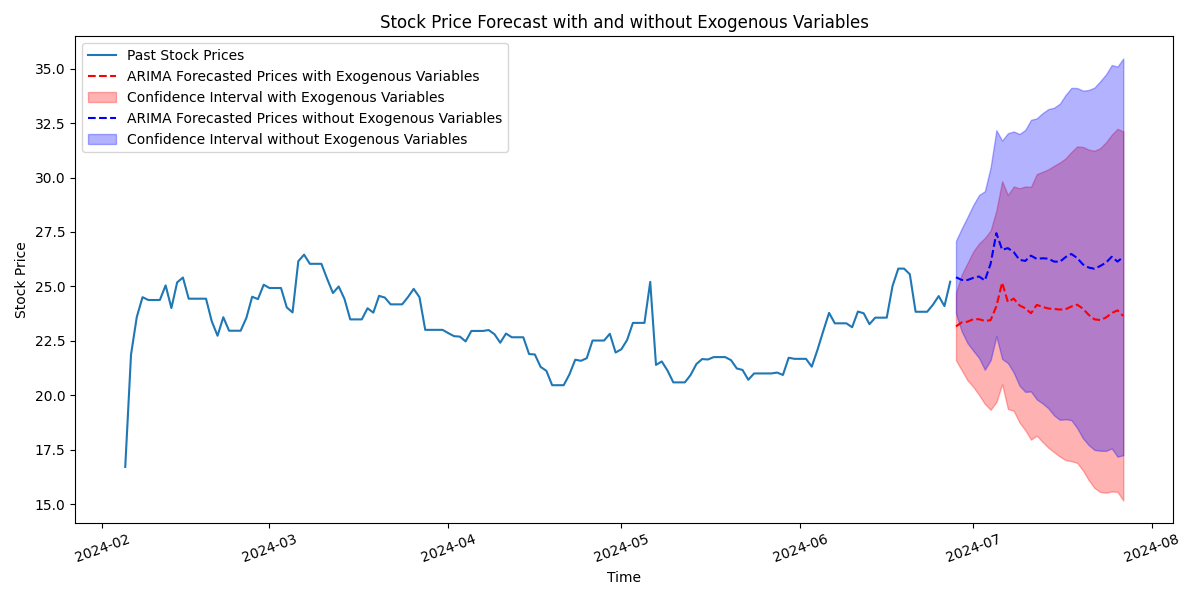

Source code (Python):
import json
import requests
import numpy as np
import pandas as pd
import pmdarima as pm
import yfinance as yf
from datetime import timedelta
import matplotlib.pyplot as plt
from langchain_openai import ChatOpenAI
from langchain_core.messages import HumanMessage
from sklearn.linear_model import LinearRegression

from func_options import *

"""Un-comment to run forecast.py by itself (serverless) to generate plot
    forecast_stock('<company name>')
    if calling using ticker, replace lines 191-200 with 'company_name = arguments'
"""

# Load configuration from config.json
with open('config.json') as config_file:
    config = json.load(config_file)

# Download existing stock data in CSV format
def load_stock_data(symbol_in):
    api_key = config["alpha_vantage_key"]
    symbol = symbol_in
    url = f'https://www.alphavantage.co/query?function=TIME_SERIES_DAILY&symbol={symbol}&apikey={api_key}&datatype=csv'

    response = requests.get(url)

    if response.status_code == 200:
        with open(f'{symbol}_stock_data.csv', 'wb') as file:
            file.write(response.content)
        print(f"CSV file has been downloaded and saved as '{symbol}_stock_data.csv'.")
    else:
        print("Failed to download the CSV file. Please check the URL and API key.")

    data = pd.read_csv(f'{symbol}_stock_data.csv', 
                       parse_dates=['timestamp'], 
                       dayfirst=False)
    data.sort_values('timestamp', inplace=True)
    data.set_index('timestamp', inplace=True)
    data = data.asfreq('D')
    data = data.ffill() # fill in missing values (weekends, holidays)
    return data['close']

# Load exogenous variables: 1) S&P 500 Index, 2) IRX
def exo_load(start_date, end_date):
    np.set_printoptions(precision=3, suppress=True)

    sp500 = yf.download(tickers="^GSPC", 
                        start=start_date, 
                        end=end_date,
                        interval="1d")
    sp500 = sp500['Close'].asfreq('D').ffill()

    irx = yf.download(tickers="^IRX",
                      start=start_date,
                      end=end_date,
                      interval="1d")
    irx = irx['Close'].asfreq('D').ffill()
    
    combined_exog = pd.DataFrame({'SP500': sp500, 'IRX': irx})
    combined_exog.ffill(inplace=True)
    
    exog_data = combined_exog.to_numpy()
    
    return exog_data

# Predict exogenous values for the next 30 days
def predict_exo(exog_data, start_date, forecast_periods=30):
    if not isinstance(exog_data, pd.DataFrame):
        exog_data = pd.DataFrame(exog_data, 
                                 columns=['SP500', 'IRX'], 
                                 index=pd.date_range(start=start_date, periods=len(exog_data), freq='D'))
    
    exog_data['date_int'] = np.arange(len(exog_data))
    
    X_sp500 = exog_data['date_int'].values.reshape(-1, 1)
    y_sp500 = exog_data['SP500'].values
    model_sp500 = LinearRegression()
    model_sp500.fit(X_sp500, y_sp500)
    
    y_irx = exog_data['IRX'].values
    model_irx = LinearRegression()
    model_irx.fit(X_sp500, y_irx)
    
    # Prepare dates for the forecast period
    last_date_int = exog_data['date_int'].iloc[-1]
    forecast_dates = np.arange(last_date_int + 1, last_date_int + 1 + forecast_periods).reshape(-1, 1)
    
    sp500_forecast = model_sp500.predict(forecast_dates)
    irx_forecast = model_irx.predict(forecast_dates)
    
    forecasted_exog = pd.DataFrame({
        'SP500': sp500_forecast,
        'IRX': irx_forecast
    }, index=pd.date_range(start=exog_data.index[-1] + timedelta(days=1), periods=forecast_periods))
    
    return forecasted_exog
    
# Forecast stock price
def arima_forecast(stock_data, 
                   exog_data=None,
                   forecasted_exog=None,
                   forecast_periods=30, 
                   seasonal=True, 
                   frequency=30):
    
    # Settings for exogenous variables
    sarimax_kwargs = {
        'time_varying_regression': True,
        'enforce_stationarity': True,
        'enforce_invertibility': True
    }
    # Automatically determine the best SARIMA parameters using pmdarima
    auto_model = pm.auto_arima(stock_data, 
                               seasonal=seasonal, 
                               m=frequency, 
                               D=1, 
                               stepwise=True, 
                               suppress_warnings=True, 
                               trace=True,
                               **sarimax_kwargs)
    print(auto_model.summary())
    
    # Match dimensions
    if exog_data is not None and stock_data.shape[0] != exog_data.shape[0]:
        if stock_data.shape[0] > exog_data.shape[0]:
            stock_data = stock_data.iloc[:exog_data.shape[0]]
        else:
            exog_data = exog_data[:stock_data.shape[0]]

    model_fit = auto_model.fit(y=stock_data, X=exog_data if exog_data is not None else None)
    
    forecast, conf_int = model_fit.predict(n_periods=forecast_periods,
                                           X=forecasted_exog if forecasted_exog is not None else None, 
                                           return_conf_int=True)
    
    return model_fit, forecast, conf_int

# Plot visualization with both lines
def plot_forecast(stock_data, 
                  forecast_with_exog, 
                  conf_int_with_exog, 
                  forecast_without_exog, 
                  conf_int_without_exog, 
                  forecast_periods=30, 
                  title='Stock Price Forecast', 
                  f_name='forecast.png'):
    plt.figure(figsize=(12, 6))
    plt.plot(stock_data, label='Past Stock Prices')
    
    forecast_index = pd.date_range(start=stock_data.index[-1], 
                                   periods=forecast_periods + 1, 
                                   freq='D')[1:]
    
    plt.plot(forecast_index, 
             forecast_with_exog, 
             color='red', 
             linestyle='--', 
             label='ARIMA Forecasted Prices with Exogenous Variables')
    plt.fill_between(forecast_index, 
                     conf_int_with_exog[:, 0], 
                     conf_int_with_exog[:, 1], 
                     color='red', 
                     alpha=0.3, 
                     label='Confidence Interval with Exogenous Variables')
    
    plt.plot(forecast_index, 
             forecast_without_exog, 
             color='blue', 
             linestyle='--', 
             label='ARIMA Forecasted Prices without Exogenous Variables')
    plt.fill_between(forecast_index, 
                     conf_int_without_exog[:, 0], 
                     conf_int_without_exog[:, 1], 
                     color='blue', 
                     alpha=0.3, 
                     label='Confidence Interval without Exogenous Variables')
    
    plt.xlabel('Time')
    plt.ylabel('Stock Price')
    plt.title(title)
    plt.legend()
    plt.xticks(rotation=20)  # Rotate the x-axis labels by 20 degrees
    plt.tight_layout()  

    plt.savefig(f_name)
    plt.show()

# LLM explanation of prediction
def explain_forecast(model_fit, forecast):
    summary = model_fit.summary()
    forecast_values = forecast.tolist()

    # User can add summary into the prompt for a more comprehensive and technical explanation
    prompt = f"""
    The model forecasted the following stock prices for the next {len(forecast_values)} periods:
    {forecast_values}

    Respond with the forecasted prices and whether they show an increasing or decreasing trend.
    """

    client = ChatOpenAI(
        model=config["GPT_MODEL"], 
        temperature=0.0,
        openai_api_key=config["openai_api_key"]
    )

    messages = [HumanMessage(content=prompt)]
    response = client.invoke(messages)
    content = response.content
    return content

def forecast_stock(arguments):
    # Load company conversions
    conversions = load_company_conversions("conversions.csv")
    
    # Parse arguments
    args = json.loads(arguments)
    company_name = args['company_name']

    # Convert company name to ticker if necessary
    if company_name in conversions:
        company_name = conversions[company_name]

    stock_data = load_stock_data(company_name)
    # Load exogenous variables
    start_date = stock_data.index.min()
    end_date = stock_data.index.max()
    exogenous = exo_load(start_date, end_date)

    # Predict exogenous variables
    exog_forecast = predict_exo(exogenous, start_date, forecast_periods=30)

    # Forecast the next 30 days using ARIMA with exogenous variables
    model_fit_with_exog, forecast_with_exog, conf_int_with_exog = arima_forecast(stock_data, 
                                                                                exog_data=exogenous,
                                                                                forecasted_exog=exog_forecast.values,
                                                                                forecast_periods=30, 
                                                                                seasonal=True, 
                                                                                frequency=30)

    # Forecast the next 30 days using ARIMA without exogenous variables
    model_fit_without_exog, forecast_without_exog, conf_int_without_exog = arima_forecast(stock_data, 
                                                                                        forecast_periods=30, 
                                                                                        seasonal=True, 
                                                                                        frequency=30)

    """ Un-comment to generate plot
    # Plot the results
    plot_forecast(stock_data, 
                forecast_with_exog, 
                conf_int_with_exog, 
                forecast_without_exog, 
                conf_int_without_exog, 
                forecast_periods=30, 
                title='Stock Price Forecast with and without Exogenous Variables', 
                f_name='forecast.png')
    
    return "Forecast graph saved to forecast.png"
    """
    # Get the explanation from the LLM for the model with exogenous variables
    explanation_with_exog = explain_forecast(model_fit_with_exog, forecast_with_exog)
    return explanation_with_exog
